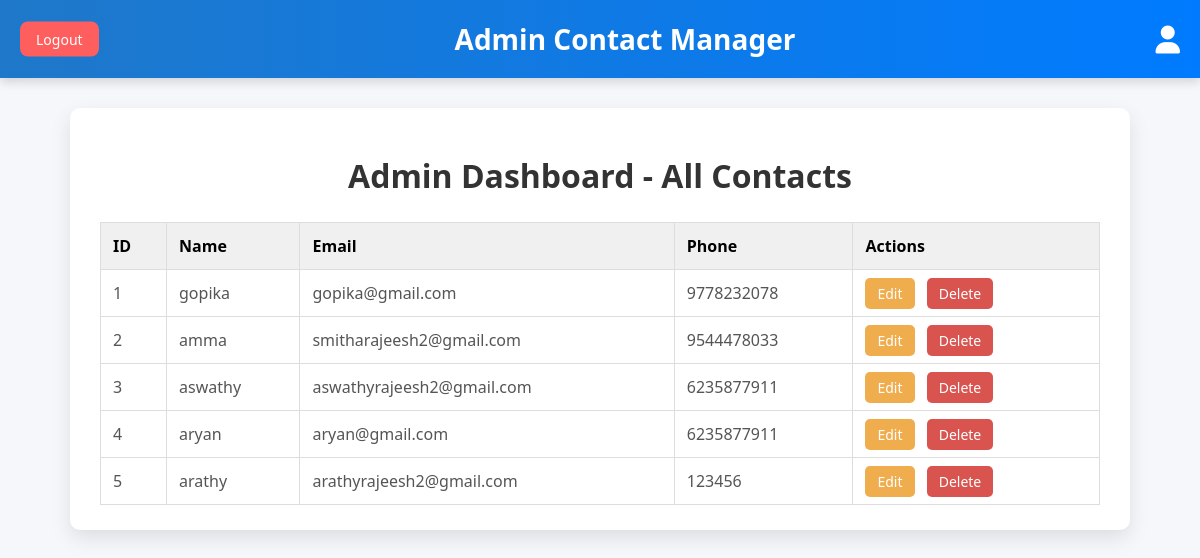
Page /adminhome/ (signed in) on the committed database.
### conatct/models.py (models this page shows, shortened)
class Contact(models.Model):
    user = models.ForeignKey(User, on_delete=models.CASCADE)
    name = models.CharField(max_length=100)
    phone = models.CharField(max_length=15)
    email = models.EmailField()

### conatct/views.py (the view)
# urls.py: path('adminhome/', views.admin_dashboard, name='admin_dashboard'),
@login_required
def admin_dashboard(request):
    if not request.user.is_superuser:
        return redirect('contact_list')
    contacts = Contact.objects.all()
    return render(request, 'admin_home.html', {'contacts': contacts})

### conatct/templates/admin_home.html (shortened to what this page needs)
<!DOCTYPE html>
<html lang="en">
<head>
<link rel="stylesheet" href="https://cdnjs.cloudflare.com/ajax/libs/font-awesome/6.4.2/css/all.min.css">
</head>
<body>
    <header>
        Admin Contact Manager
        <a href="{% url 'admin_profile' %}" class="profile-icon" title="View Profile">
            <i class="fa-solid fa-user"></i>
        </a>
        <a href="{% url 'logout' %}" class="logout-button">Logout</a>
    </header>
    <div class="container">
        <h1>Admin Dashboard - All Contacts</h1>
        <table>
            <thead>
                <tr>
                    <th>ID</th>
                    <th>Name</th>
                    <th>Email</th>
                    <th>Phone</th>
                    <th>Actions</th>
                </tr>
            </thead>
            <tbody>
                {% for contact in contacts %}
                <tr>
                    <td>{{ contact.id }}</td>
                    <td>{{ contact.name }}</td>
                    <td>{{ contact.email }}</td>
                    <td>{{ contact.phone }}</td>
                    <td class="actions">
                        <a href="{% url 'edit_admin' contact.id %}" class="edit">Edit</a>
                        <a href="{% url 'admin_delete' contact.id %}" class="delete">Delete</a>
                    </td>
                </tr>
                {% empty %}
                <tr>
                    <td colspan="5" style="text-align:center;">No contacts found.</td>
                </tr>
                {% endfor %}
            </tbody>
        </table>
    </div>
</body>
</html>

### conatct/templates/admin_home.html (style rules this page uses)
:root { --primary-blue: #007bff; --dark-blue: #0056b3; --light-bg: #EAEFF4; --card-shadow: 0 10px 30px rgba(0, 0, 0, 0.08); --hover-transition: all 0.3s ease-in-out; }
body { font-family: 'Segoe UI', Tahoma, Geneva, Verdana, sans-serif; background: #f5f7fa; margin: 0; padding: 0; }
header { position: relative; background: linear-gradient(90deg, #1f78c9, var(--primary-blue)); color: white; padding: 20px 50px 20px 100px; text-align: center; font-size: 28px; font-weight: 600; box-shadow: 0 4px 10px rgba(0, 0, 0, 0.15); }
.profile-icon { position: absolute; top: 50%; transform: translateY(-50%); right: 20px; cursor: pointer; z-index: 10; transition: var(--hover-transition); }
.profile-icon i { font-size: 28px; color: white; }
.logout-button { position: absolute; top: 50%; transform: translateY(-50%); left: 20px; z-index: 10; background: #FF5E5E; color: white; padding: 8px 16px; border-radius: 8px; text-decoration: none; font-size: 14px; font-weight: 500; transition: var(--hover-transition); }
.container { max-width: 1000px; margin: 30px auto; background: #fff; padding: 25px 30px; border-radius: 10px; box-shadow: 0 8px 20px rgba(0,0,0,0.1); }
h1 { text-align: center; margin-bottom: 25px; color: #333; }
table { width: 100%; border-collapse: collapse; margin-top: 10px; }
th, td { border: 1px solid #ddd; padding: 12px; text-align: left; }
th { background-color: #f0f0f0; }
td { color: #555; }
.actions a { margin-right: 8px; padding: 6px 12px; border-radius: 5px; color: white; text-decoration: none; font-size: 14px; }
.actions a.edit { background: #f0ad4e; }
.actions a.delete { background: #d9534f; }

### rows in the picture
Contact: id "1", name "gopika", email "gopika@gmail.com", phone "9778232078"
Contact: id "2", name "amma", email "smitharajeesh2@gmail.com", phone "9544478033"
Contact: id "3", name "aswathy", email "aswathyrajeesh2@gmail.com", phone "6235877911"
Contact: id "4", name "aryan", email "aryan@gmail.com", phone "6235877911"
Contact: id "5", name "arathy", email "arathyrajeesh2@gmail.com", phone "123456"
